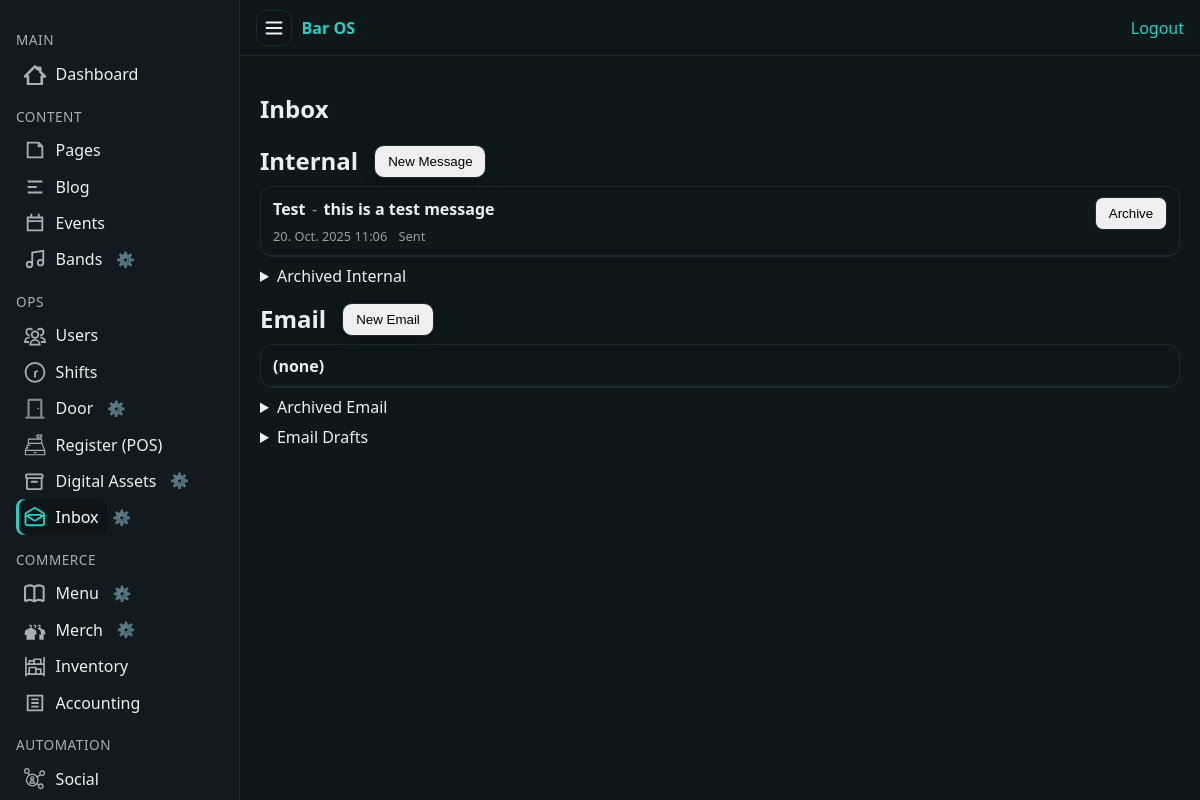
Screenshot of /cms/inbox/ (signed in) with the database file from the repository.
### app/comms/models.py (models this page shows, shortened)
class AudienceLink(models.Model):
    thread = models.ForeignKey(
        MessageThread, on_delete=models.CASCADE, related_name="audiences"
    )
    badge = models.ForeignKey("users.BadgeDefinition", null=True, blank=True, on_delete=models.CASCADE)
    group = models.ForeignKey("auth.Group", null=True, blank=True, on_delete=models.CASCADE)
    user = models.ForeignKey(User, null=True, blank=True, on_delete=models.CASCADE)
    source = models.CharField(max_length=20, default="manual")
    class Meta:
        constraints = [
            CheckConstraint(
                check=(
                    Q(badge__isnull=False, group__isnull=True, user__isnull=True) |
                    Q(badge__isnull=True, group__isnull=False, user__isnull=True) |
                    Q(badge__isnull=True, group__isnull=True, user__isnull=False)
                ),
                name="comms_audience_exactly_one_target",
            ),
            models.UniqueConstraint(
                fields=["thread", "badge", "group", "user"],
                name="comms_audience_unique_member",
            ),
        ]

class MessageThread(models.Model):
    TYPE_INTERNAL = "internal"
    TYPE_EMAIL = "email"
    TYPE_CHOICES = [
        (TYPE_INTERNAL, "Internal"),
        (TYPE_EMAIL, "Email"),
    ]
    type = models.CharField(max_length=10, choices=TYPE_CHOICES, default=TYPE_INTERNAL)
    account = models.ForeignKey(
        MailAccount, null=True, blank=True, on_delete=models.PROTECT
    )
    subject = models.CharField(max_length=500, blank=True, default="")
    created_at = models.DateTimeField(auto_now_add=True)
    last_activity_at = models.DateTimeField(auto_now=True)
    has_attachments = models.BooleanField(default=False)
    is_closed = models.BooleanField(default=False)
    class Meta:
        ordering = ["-last_activity_at"]
        constraints = [
            CheckConstraint(
                check=Q(type='email', account__isnull=False) | Q(type='internal', account__isnull=True),
                name="comms_thread_type_account_consistency",
            ),
        ]

class Message(models.Model):
    DIR_INBOUND = "inbound"
    DIR_OUTBOUND = "outbound"
    DIR_INTERNAL = "internal"
    DIR_CHOICES = [
        (DIR_INBOUND, "Inbound"),
        (DIR_OUTBOUND, "Outbound"),
        (DIR_INTERNAL, "Internal"),
    ]
    thread = models.ForeignKey(
        MessageThread, on_delete=models.CASCADE, related_name="messages"
    )
    direction = models.CharField(max_length=10, choices=DIR_CHOICES, default=DIR_INTERNAL)
    account = models.ForeignKey(MailAccount, null=True, blank=True, on_delete=models.PROTECT)
    sender_user = models.ForeignKey(
        User, null=True, blank=True, on_delete=models.SET_NULL, related_name="sent_messages"
    )
    sender_display = models.CharField(
        max_length=200, blank=True, default=""
    )  # For email "From:" display names
    received_at = models.DateTimeField(null=True, blank=True)  # inbound email
    sent_at = models.DateTimeField(null=True, blank=True)      # outbound email/internal
    created_at = models.DateTimeField(auto_now_add=True)       # server insert time
    message_id = models.CharField(max_length=512, blank=True, default="")   # email-only
    in_reply_to = models.CharField(max_length=512, blank=True, default="")  # email-only
    references = models.TextField(blank=True, default="")                   # email-only
    headers = models.JSONField(blank=True, null=True)                       # email-only
    body_text = models.TextField(blank=True, default="")
    body_html_sanitized = models.TextField(blank=True, default="")
    has_trackers = models.BooleanField(default=False)
    size_bytes = models.IntegerField(null=True, blank=True)
    class Meta:
        ordering = ["created_at"]
        constraints = [
            CheckConstraint(
                check=(Q(direction='internal', account__isnull=True) | Q(direction__in=['inbound', 'outbound'])),
                name="comms_message_direction_account_consistency",
            ),
        ]

### app/comms/views_inbox.py (the view)
# urls.py: path("", views_inbox.inbox, name="inbox"),
@login_required
def inbox(request):
    me = request.user
    threads = visible_threads_qs(me, MessageThread.objects.all()).distinct()
    if getattr(me, 'is_superuser', False) and not getattr(request, 'impersonating', False):
        threads = threads.filter(Q(audiences__user=me) | Q(messages__sender_user=me)).distinct()
    archived_ids = list(
        UserThreadState.objects.filter(user=me, archived=True).values_list("thread_id", flat=True)
    )
    base_prefetch = (
        "audiences__user",
        "messages__sender_user",
        "messages__read_receipts__user",
    )
    live_internal = threads.exclude(id__in=archived_ids).filter(type=MessageThread.TYPE_INTERNAL).prefetch_related(*base_prefetch)
    live_email    = threads.exclude(id__in=archived_ids).filter(type=MessageThread.TYPE_EMAIL).prefetch_related(*base_prefetch)
    arch_internal = threads.filter(id__in=archived_ids, type=MessageThread.TYPE_INTERNAL).prefetch_related(*base_prefetch)
    arch_email    = threads.filter(id__in=archived_ids, type=MessageThread.TYPE_EMAIL).prefetch_related(*base_prefetch)
    live_internal = _with_read_annotations(live_internal, me)
    live_email    = _with_read_annotations(live_email, me)
    arch_internal = _with_read_annotations(arch_internal, me)
    arch_email    = _with_read_annotations(arch_email, me)
    internal_threads = _attach_display_fields(live_internal, me)
    email_threads    = _attach_display_fields(live_email, me)
    archived_internal_threads = _attach_display_fields(arch_internal, me)
    archived_email_threads    = _attach_display_fields(arch_email, me)
    email_drafts = Draft.objects.filter(author=me, account__isnull=False, status=Draft.STATUS_EDITING)
    return render(
        request, "comms/inbox.html",
        {
            "internal_threads": internal_threads,
            "email_threads": email_threads,
            "archived_internal_threads": archived_internal_threads,
            "archived_email_threads": archived_email_threads,
            "email_drafts": email_drafts,
            "accounts": [],
            "users_all": get_user_model().objects.all().only("id", "username").order_by("username"),
            "groups_all": Group.objects.all().only("id", "name").order_by("name"),
        },
    )

### app/templates/comms/inbox.html (shortened to what this page needs)
﻿{% extends "cms/base_cms.html" %}
{% load static %}
{% block content %}
<h1>Inbox</h1>
<section class="mb-4">
  <h2>Internal</h2>
  <p><button class="btn btn-sm btn-primary" data-open="#modalComposeInternal">New Message</button></p>
  {% include "comms/partials/thread_list.html" with threads=internal_threads %}
  <details class="mt-2"><summary>Archived Internal</summary>
  </details>
</section>
<section class="mb-4">
  <h2>Email</h2>
  <p><button class="btn btn-sm" data-open="#modalComposeEmail">New Email</button></p>
  {% include "comms/partials/thread_list.html" with threads=email_threads %}
  <details class="mt-2"><summary>Archived Email</summary>
  </details>
  <details class="mt-2"><summary>Email Drafts</summary>
  </details>
</section>
{% endblock %}
{% block extra_body %}
<link rel="stylesheet" href="{% static 'comms/inbox.css' %}?v14">
{% endblock %}

### app/templates/cms/nav.html (shortened to what this page needs)
<nav>
  <div class="section">Main</div>
  <a href="/cms/dashboard/">
    <span class="icon">
    </span>
    <span class="label">Dashboard</span>
  </a>
  <div class="section">Content</div>
  <a href="/cms/pages/">
    <span class="icon">
      <svg viewBox="0 0 24 24" fill="none" stroke="currentColor" stroke-width="2">
        <path d="M4 4h12l4 4v12H4z" />
        <path d="M16 4v4h4" />
      </svg>
    </span>
    <span class="label">Pages</span>
  </a>
  <a href="/cms/blog/">
    <span class="icon">
      <svg viewBox="0 0 24 24" fill="none" stroke="currentColor" stroke-width="2">
        <path d="M4 6h16M4 12h10M4 18h16" />
      </svg>
    </span>
    <span class="label">Blog</span>
  </a>
  <a href="/cms/events/">
    <span class="icon">
      <svg viewBox="0 0 24 24" fill="none" stroke="currentColor" stroke-width="2">
        <path d="M8 2v4M16 2v4M3 10h18M4 6h16v14H4z" />
      </svg>
    </span>
    <span class="label">Events</span>
  </a>
{% load setup_tags %}
<li class="nav-item nav-inline">
  {% if request.user|allow_for:"cms.nav.bands" %}
    <a href="{% url 'bands:index' %}">
      <span class="icon">
        <svg viewBox="0 0 24 24" fill="none" stroke="currentColor" stroke-width="2">
          <path d="M9 18V5l12-2v13" />
          <circle cx="6" cy="18" r="3" />
          <circle cx="18" cy="16" r="3" />
        </svg>
      </span>
      <span class="label">Bands</span>
    </a>
    {% visibility_cog_inline "cms.nav.bands" "Bands nav link" %}
  {% endif %}
</li>
  <div class="section">Ops</div>
  <a href="/cms/users/">
    <span class="icon">
    </span>
    <span class="label">Users</span>
  </a>
  <a href="/cms/shifts/">
    <span class="icon">
      <svg viewBox="0 0 24 24" fill="none" stroke="currentColor" stroke-width="2">
        <path class="st0" d="M12,18.1v-5.7l2.9-1.7 M22.3,12.4c0,5.7-4.6,10.3-10.3,10.3c-5.7,0-10.3-4.6-10.3-10.3C1.6,6.6,6.3,2,12,2
          C17.7,2,22.3,6.6,22.3,12.4z"/>
      </svg>
    </span>
    <span class="label">Shifts</span>
  </a>
  <li class="nav-item nav-inline">
    {% if request.user|allow_for:"cms.nav.door" %}
      <a href="/cms/door/">
        <span class="icon">
        </span>
        <span class="label">Door</span>
      </a>
      {% visibility_cog_inline "cms.nav.door" "Door nav link" %}
    {% endif %}
  </li>
  <a href="/cms/pos/">
    <span class="icon">
    </span>
    <span class="label">Register (POS)</span>
  </a>
  {% load setup_tags %}
  {% url 'assets:index' as assets_url %}
  <li class="nav-item nav-inline">
    {% if request.user|allow_for:"cms.nav.assets" %}
      <a href="{{ assets_url|default:'/cms/assets/' }}"
        class="{% if request.path|slice:':11' == '/cms/assets' %}active{% endif %}"
        title="Digital Assets"
        {% if request.path|slice:':11' == '/cms/assets' %}aria-current="page"{% endif %}>
        <span class="icon">
        </span>
        <span class="label">Digital Assets</span>
      </a>
      {% visibility_cog_inline "cms.nav.assets" "Digital Assets nav link" %}
    {% endif %}
  </li>
{% load setup_tags %}
{% url 'comms:inbox' as comms_url %}
{% load setup_tags %}
{% url 'comms:inbox' as comms_url %}
<li class="nav-item nav-inline">
  {% if request.user|allow_for:"cms.nav.comms" %}
    <a href="{{ comms_url|default:'/cms/inbox/' }}"
       class="nav-link-inbox {% if request.path|slice:':10' == '/cms/inbox' %}active{% endif %}"
       title="Inbox"
       {% if request.path|slice:':10' == '/cms/inbox' %}aria-current="page"{% endif %}>
      <span class="icon">
      </span>
      <span class="label">Inbox</span>
    </a>
    {% visibility_cog_inline "cms.nav.comms" "Inbox nav link" %}
  {% endif %}
</li>
  {% load setup_tags %}
  <div class="section">Commerce</div>
  <li class="nav-item nav-inline">
    {% if request.user|allow_for:"cms.nav.menu" %}
      <a href="{% url 'menu:manage' %}">
        <span class="icon">
        </span>
        <span class="label">Menu</span>
      </a>
      {% visibility_cog_inline "cms.nav.menu" "Menu nav link" %}
    {% endif %}
  </li>
  <li class="nav-item nav-inline">
    {% if request.user|allow_for:"cms.nav.merch" %}
      <a href="/cms/merch/">
        <span class="icon">
        </span>
        <span class="label">Merch</span>
      </a>
      {% visibility_cog_inline "cms.nav.merch" "Merch nav link" %}
    {% endif %}
  </li>
  <a href="/cms/inventory/">
    <span class="icon">
    </span>
    <span class="label">Inventory</span>
  </a>
  <a href="/cms/accounting/">
    <span class="icon">
      <svg viewBox="0 0 24 24" fill="none" stroke="currentColor" stroke-width="2">
        <path d="M4 4h16v16H4z" />
        <path d="M8 8h8M8 12h8M8 16h8" />
      </svg>
    </span>
    <span class="label">Accounting</span>
  </a>
  <div class="section">Automation</div>
  <a href="/cms/social/">
    <span class="icon">
    </span>
    <span class="label">Social</span>
  </a>
{% load setup_tags %}

### app/templates/comms/partials/thread_list.html (shortened to what this page needs)
<ul class="thread-list">
  {% for thread in threads %}
    <li class="thread-item {% if not thread.is_read_local %}unread{% endif %}"
        data-thread-id="{{ thread.id }}"
        data-is-read="{{ thread.is_read_local|yesno:'1,0' }}">
      <div class="thread-main">
        <span class="contact">
          {% with first=1 %}
            {% for a in thread.audiences.all %}
              {% if a.user and a.user != request.user %}
                {% if not first %}, {% endif %}{{ a.user.username }}{% with first=0 %}{% endwith %}
              {% endif %}
            {% endfor %}
          {% endwith %}
        </span>
        <span class="sep">-</span>
        {% with last=thread.messages.last %}
          <a class="thread-subject"
             data-thread-id="{{ thread.id }}"
             href="{% url 'comms:thread_detail' thread.id %}">
            {% if last %}
              {{ last.body_text|default_if_none:""|striptags }}
            {% else %}
              (no messages yet)
            {% endif %}
          </a>
        {% endwith %}
        <div class="thread-meta tiny-legend text-muted">
          <span class="when">
            {% with dt=thread.updated_at|default:thread.created_at %}
              {{ dt|date:"d. M. Y H:i" }}
            {% endwith %}
          </span>
          {% if thread.last_out_read_by_names and thread.last_out_read_by_names|length > 0 %}
            {% with names=thread.last_out_read_by_names %}
              {% if names|length <= 3 %}
                <span class="read-ind">Read by {{ names|join:", " }}</span>
              {% else %}
                <span class="read-ind">
                  Read by {{ names|slice:":2"|join:", " }} (+{{ names|length|add:"-2" }})
                </span>
              {% endif %}
            {% endwith %}
          {% else %}
            <span class="read-ind">Sent</span>
          {% endif %}
        </div>
      </div>
      <div class="thread-actions">
        {% if unarchive %}
          <form method="post" action="{% url 'comms:thread_unarchive' thread.id %}">{% csrf_token %}
            <button class="btn btn-sm" title="Unarchive">Unarchive</button>
          </form>
        {% else %}
          <form method="post" action="{% url 'comms:thread_archive' thread.id %}">{% csrf_token %}
            <button class="btn btn-sm" title="Archive">Archive</button>
          </form>
        {% endif %}
      </div>
    </li>
  {% empty %}
    <li class="thread-item"><div class="thread-main"><span class="contact">(none)</span></div></li>
  {% endfor %}
</ul>

### rows the page displays
MessageThread: messages.last.body_text "this is a test message", created_at "20. Oct. 2025 11:06", shows "Sent"
AudienceLink: user.username "Test"
